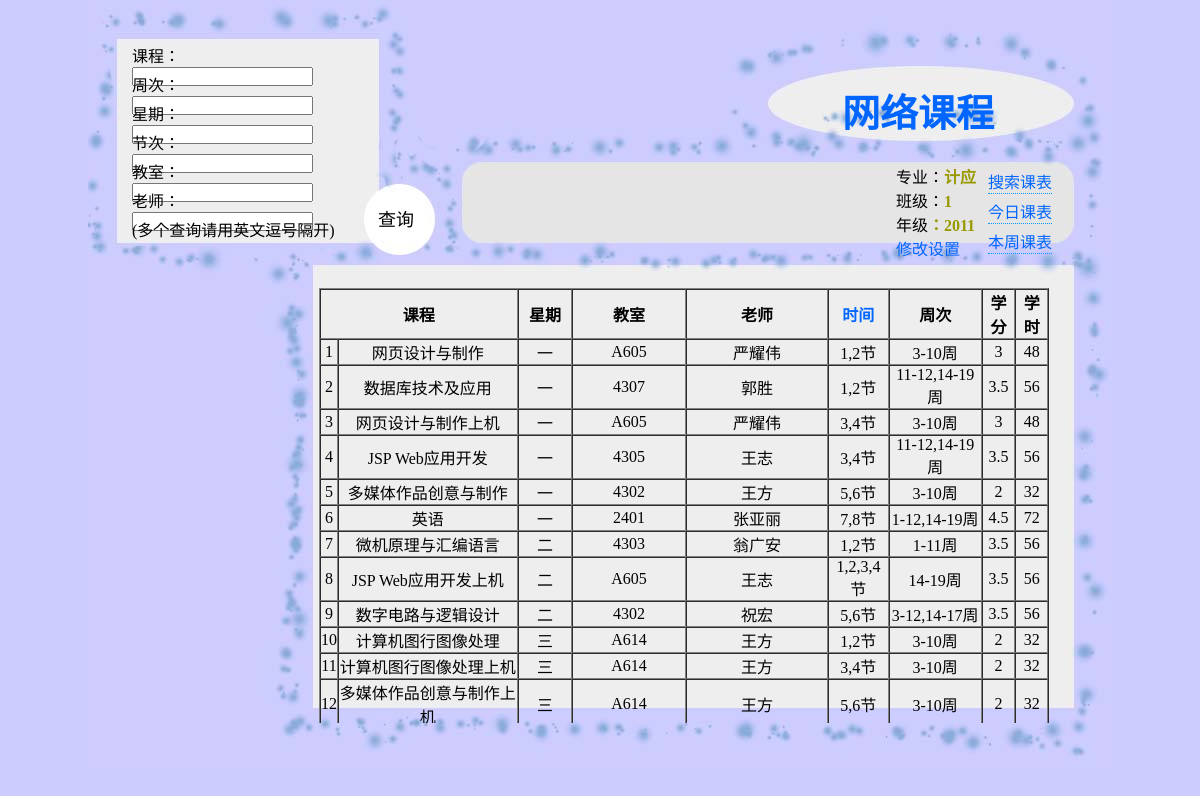
Screenshot of /search.php with the database file from the repository.
### tables this page shows
CREATE TABLE IF NOT EXISTS `c_group` (
  `id` int(11) NOT NULL AUTO_INCREMENT,
  `major` varchar(256) NOT NULL,
  `class` int(2) NOT NULL,
  `grade` int(4) NOT NULL,
  PRIMARY KEY (`id`)
);

CREATE TABLE IF NOT EXISTS `c_subject` (
  `id` int(11) NOT NULL AUTO_INCREMENT,
  `name` varchar(256) NOT NULL,
  `week` varchar(200) NOT NULL,
  `time` varchar(100) NOT NULL,
  `week2` varchar(20) NOT NULL,
  `classroom` varchar(20) NOT NULL,
  `group` int(11) NOT NULL,
  `teacher` varchar(50) NOT NULL,
  `credit` float NOT NULL,
  `hours` int(11) NOT NULL,
  `other` varchar(200) NOT NULL,
  PRIMARY KEY (`id`)
);

### template.php (called while the page is built, shortened)
<?php
function get_header($title='',$css = ''){
	include TEMPLATE_PATH.'header.php';
}
function get_footer(){
	include TEMPLATE_PATH.'footer.php';
}
function get_search(){
	include TEMPLATE_PATH.'search.php';
}
function number_to_week($number,$invert=false,$begin='',$end=''){
	$a = array( 1 => '一',
				2 => '二',
				3 => '三',
				4 => '四',
				5 => '五',
				6 => '六',
				7 => '日'
				);
	if(!$invert)$a=array_flip($a);
	foreach($a as $i => $v){
		$number=str_replace($v,$i,$number);
	}
	return $begin.$number.$end;
}
function long_list_to_short($s){
	$a = explode(',',$s);
	$n='';
	$next=0;
	$start=0;
	foreach($a as $v){
		if(empty($v))continue;
		if($next==0){
			$n=$v;
			$start=$v;
		}
		if($v==$next+1 || $next==0){
			$next=$v;
		}else{
			if($start<$next)$n.="-".$next;
			$next=$v;
			$start=$v;
			$n.=",".$v;
		}
	}
	if($start<$next)$n.="-".$next;
	return $n;
}
?>

### class/system.php (called while the page is built, shortened)
<?php
class System{
	public $config;
	public $info;
	private $db;
	function __construct(){
		global $config,$db;
		$this->config = &$config;
		$this->db = &$db;
		$this->get_group();
		$this->get_setting();
		$this->get_time();
	}
	public function get_time(){
		$time = $this->db->select("time");
	}
	private function get_group(){
		$group['id'] = $this->get_cookie('group');
		if(!$group['id'] || !is_numeric($group['id']) || $group['id']<1)$group['id'] = 1;
		$s = $this->db->select("group","*","`id`=".$group['id']);
		$group = $s[0];
		$this->group = $group;
	}
	private function count_week(){
		$now_time = (isset($_GET['date']) && is_numeric($_GET['date']) && checkdate(substr($_GET['date'],4,2),substr($_GET['date'],6,2),substr($_GET['date'],0,4)))?$_GET['date']:date('Ymd');
		$now = mktime(0,0,0,substr($now_time,4,2),substr($now_time,6,2),substr($now_time,0,4));
		$date = $this->info['first_week'];
		$begin = mktime(0,0,0,(int)substr($date,5,2),(int)substr($date,8,2),(int)substr($date,0,4));
		$x = ($now-$begin)/(24*60*60*7);
	}
	private function get_setting(){
		$s = $this->db->select("setting");
		$this->info = array();
		foreach($s as $v){
			$this->info[$v['name']] = $v['value'];
		}
	}
	public function get_cookie($name){
		if(!isset($_COOKIE[$this->config['cookie_prefix'].$name]))return false;
		else return $_COOKIE[$this->config['cookie_prefix'].$name];
	}
}
?>

### class/mysql.php (called while the page is built, shortened)
<?php
class Mysql
{
	private $config;
	private function set_config()
	{
		global $config;
		$this->config = array();
		$this->config = $config['db'];
	}
	public function query($sql)
	{
		return mysql_query($sql);
	}
	public function select($table,$list='*',$where = '1'){
		$sql = "SELECT ".$list." FROM `".$this->config['dbprefix'].$table."` WHERE ".$where;
		return $this->sql_to_arr($sql);
	}
	private	function sql_to_arr($sql){
		$return=array();
		$result = $this->query($sql);
		$i=0;
		while($row = mysql_fetch_array($result)){
			foreach($row as $name => $value)unset($row[$j++]);
			$return[$i]=$row;
			$i++;
		}
		return $return;
	}
}
?>

### config.php (called while the page is built, shortened)
<?php
$config['site_name'] = "课程表";
$config['char_set'] = 'utf8';
$config['cookie_prefix'] = "cu_";
$config['debug'] = true;
$config['db']['hostname'] = 'localhost';
$config['db']['username'] = 'root';
$config['db']['password'] = '123456';
$config['db']['database'] = 'curriculum';
$config['db']['dbprefix'] = 'c_';
$config['db']['db_debug'] = true;
$config['db']['char_set'] = $config['char_set'];
?>

### init.php (called while the page is built, shortened)
<?php
include_once 'config.php';
include_once CLASS_PATH.'mysql.php';
include_once CLASS_PATH.'curriculum.php';
include_once CLASS_PATH.'system.php';
include_once 'template.php';
$system = new System();
?>

### class/curriculum.php (called while the page is built, shortened)
<?php
class Curriculum{
	private $where;
	private $db;
	private $system;
	function __construct(){
		global $db,$system;
		$this->db = &$db;
		$this->system = &$system;
	}
	public function get(){
		return $this->db->select("subject","*",$this->where." AND `group`=".$this->system->group['id']);
	}
	private function get_where(){
		$where = array();
		$this->where = '';
		if(!empty($this->where))
			$this->where = substr($this->where,0,-5);
		else
			$this->where = '1';
	}
}
?>

### search.php (the view, shortened to what this page needs)
<?php
include_once 'init.php';
get_header("搜索查看","search");
$c = new curriculum();
$get = $c->get();
?>
<div id="title">
<h1><a href="./">网络课程</a></h1>
</div>
<?php get_search();?>
<div id="info">
<ul class="left">
</ul>
<ul class="right link">
<li><a href="search.php">搜索课表</a></li>
<li><a href="today.php">今日课表</a></li>
<li><a href="week.php">本周课表</a></li>
</ul>
<ul class="right">
<li>专业：<span><?php echo $system->group['major']?></span></li>
<li>班级：<span><?php echo $system->group['class']?></span></li>
<li>年级<span>：<?php echo $system->group['grade']?></span></li>
<li><a href="setting.php">修改设置</a></li>
</ul>
</div>
<div id="table">
<table width="730" border="1" align="center" cellpadding="6" cellspacing="0">
<tbody align="center">
	<tr><th colspan="2">课程</th><th>星期</th><th>教室</th><th>老师</th><th><a href="time.php" target="_blank" title="查看作息时间表">时间</a></th><th>周次</th><th>学分</th><th>学时</th></tr>
<?php foreach($get as $n => $v){ ?>
	<tr><td><?php echo $n+1;?></td><td><?php echo $v['name']?></td><td><?php echo number_to_week($v['week2'])?></td><td><?php echo $v['classroom']?></td><td><?php echo $v['teacher']?></td><td><?php echo substr($v['time'],1,-1);?>节</td><td><?php echo long_list_to_short($v['week']),"周";?></td><td><?php echo $v['credit']?></td><td><?php echo $v['hours']?></td></tr>
<?php } ?>
</tbody>
</table>
</div>
<?php get_footer();?>

### template/header.php (shortened to what this page needs)
<html>
<head>
<?php if(!empty($css))echo "\t<link href=\"css/",$css,".css\" rel=\"stylesheet\" type=\"text/css\" />";?>
</head>
<body>
<div id="content">

### template/search.php
<form action="search.php" method="get">
<div id="search">
	<ul>
		<li><label>课程：<input name="name" value="" type="text" /></label></li>
		<li><label>周次：<input name="week" value="" type="text" /></label></li>
		<li><label>星期：<input name="week2" value="" type="text" /></label></li>
		<li><label>节次：<input name="time" value="" type="text" /></label></li>
		<li><label>教室：<input name="classroom" value="" type="text" /></label></li>
		<li><label>老师：<input name="teacher" value="" type="text"></label></li>
		<li>(多个查询请用英文逗号隔开)</li>
	</ul>
	<div id="submit">
	<button type="submit">查询</button>
	</div>
</div>
</form>

### template/footer.php
</div>
</body>
</html>

### css/search.css (style rules this page uses)
* { margin:0px; padding:0px; }
body { background-color: #ccccff; }
a { color: #06F; text-decoration: none; }
#content { width:1024px; height:768px; margin-left:auto; margin-right:auto; background-image:url(../img/search.jpg); }
#title { width:200px; height:40px; position:relative; text-align:center; top:83px; left:730px; }
#title h1 { font-size:38px; color:#96C; }
#search ul { padding:0px; margin:0px; list-style-type:none; }
#search li { margin:0px; padding:1px; height:27px; width:220px; }
#search { width:237px; height:198px; position:relative; top:2px; left:43px; }
#submit { height:20px; position:relative; top:-42px; left:245px; }
#submit button { background-color:#FFF; border:2px solid #FFF; font-size:18px; text-align:center; }
#info { height:80px; width:570px; position:relative; top:-75px; left:395px; }
#info span { color:#990; font-size:16px; font-weight: bold; }
#info .left { float:left; color:#F00; }
#info .right { float:right; margin-left:10px; }
#info .link li { border-bottom-width: 1px; border-bottom-style: dotted; border-bottom-color: #09F; padding-top:5px; }
#info ul { padding:1px; list-style-type:none; }
#table { width:750px; height:435px; text-align:center; position:relative; top:-48px; left:231px; overflow:scroll; }

### rows the page displays
c_group: major "计应", class "1", grade "2011"
c_subject: name "网页设计与制作", week2 "一", classroom "A605", teacher "严耀伟", time "1,2", week "3-10", credit "3", hours "48"
c_subject: name "数据库技术及应用", week2 "一", classroom "4307", teacher "郭胜", time "1,2", week "11-12,14-19", credit "3.5", hours "56"
c_subject: name "网页设计与制作上机", week2 "一", classroom "A605", teacher "严耀伟", time "3,4", week "3-10", credit "3", hours "48"
c_subject: name "多媒体作品创意与制作", week2 "一", classroom "4302", teacher "王方", time "5,6", week "3-10", credit "2", hours "32"
c_subject: name "英语", week2 "一", classroom "2401", teacher "张亚丽", time "7,8", week "1-12,14-19", credit "4.5", hours "72"
c_subject: name "微机原理与汇编语言", week2 "二", classroom "4303", teacher "翁广安", time "1,2", week "1-11", credit "3.5", hours "56"
c_subject: name "JSP Web应用开发上机", week2 "二", classroom "A605", teacher "王志", time "1,2,3,4", week "14-19", credit "3.5", hours "56"
c_subject: name "数字电路与逻辑设计", week2 "二", classroom "4302", teacher "祝宏", time "5,6", week "3-12,14-17", credit "3.5", hours "56"
c_subject: name "计算机图行图像处理", week2 "三", classroom "A614", teacher "王方", time "1,2", week "3-10", credit "2", hours "32"
c_subject: name "计算机图行图像处理上机", week2 "三", classroom "A614", teacher "王方", time "3,4", week "3-10", credit "2", hours "32"
c_subject: name "多媒体作品创意与制作上机", week2 "三", classroom "A614", teacher "王方", time "5,6", week "3-10", credit "2", hours "32"

### other values shown
$v['name'] "JSP Web应用开发"
number_to_week($v['week2']) "一"
$v['classroom'] "4305"
$v['teacher'] "王志"
substr($v['time'],1,-1) "3,4"
long_list_to_short($v['week']) "11-12,14-19"
$v['credit'] "3.5"
$v['hours'] "56"
